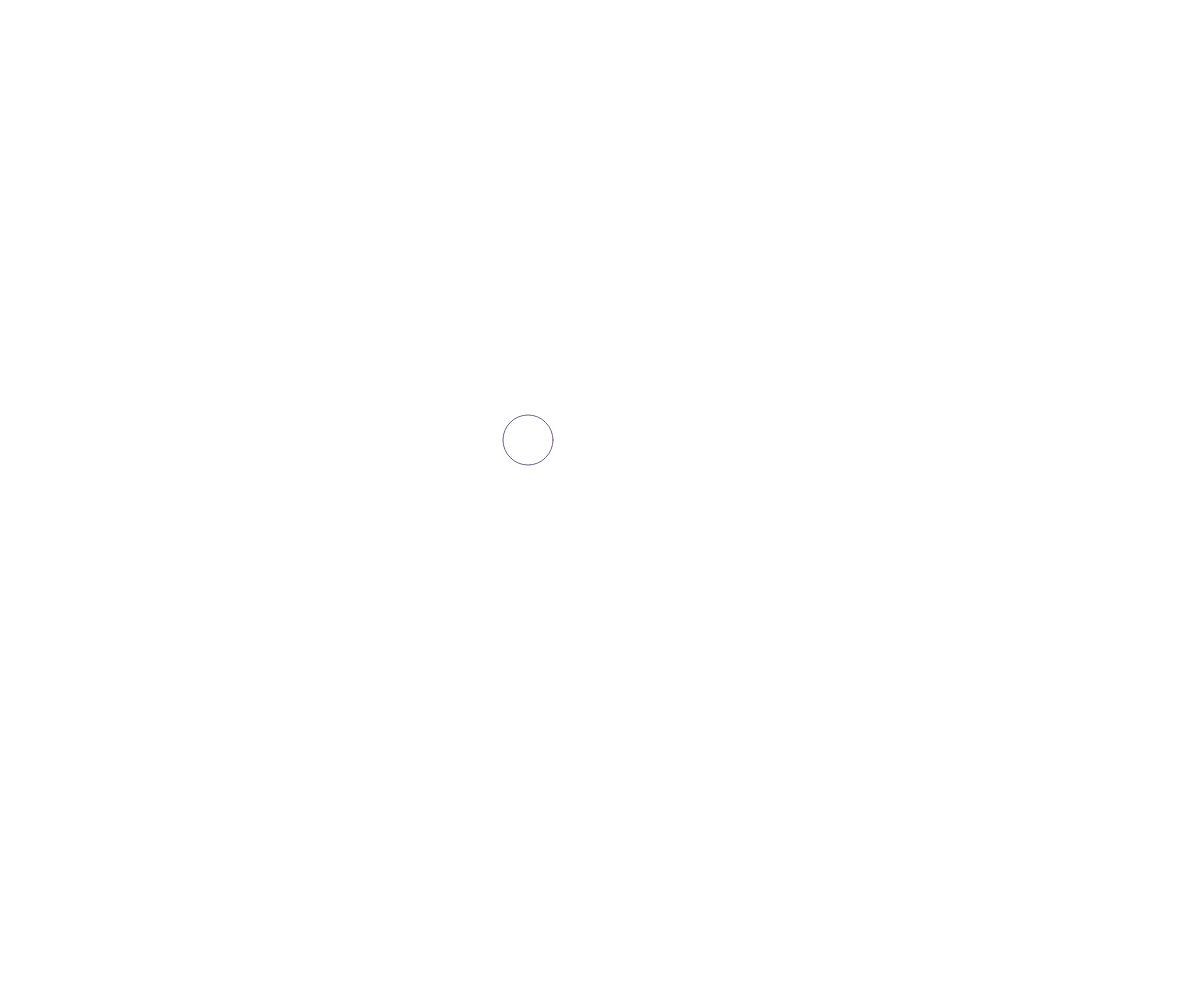
Frame 1 (no input)
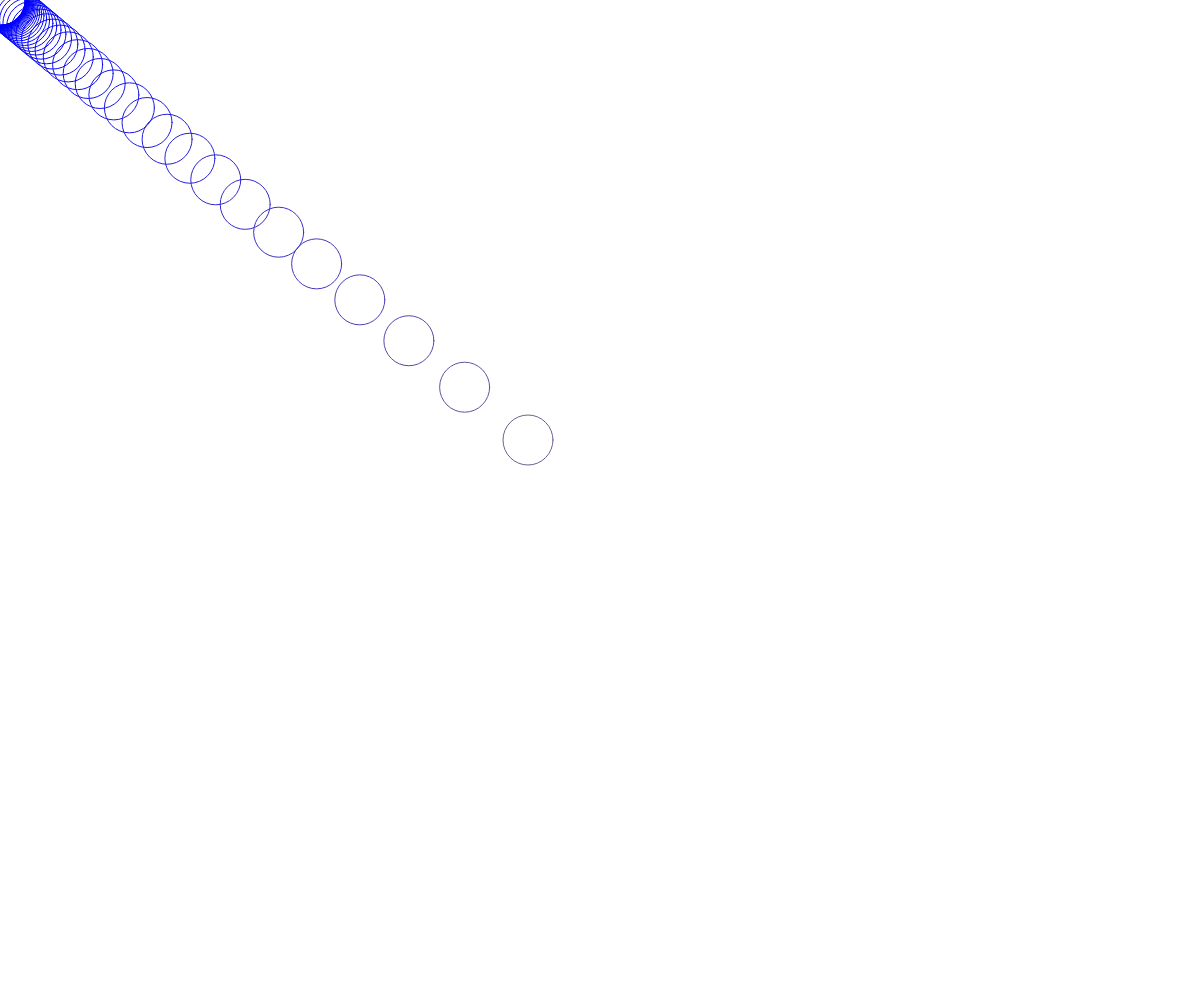
Frame 60 (no input)
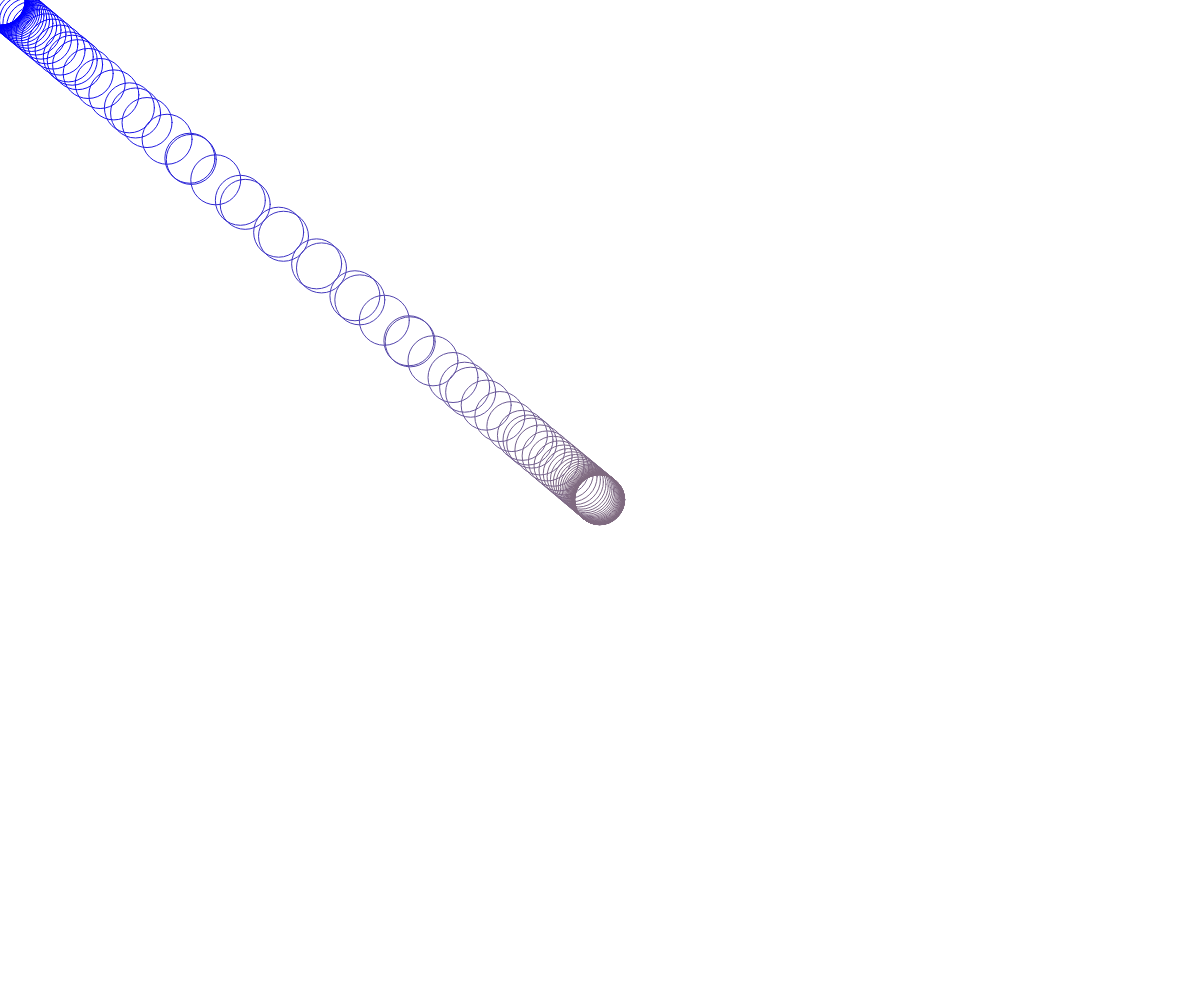
Frame 120 (the mouse pressed at the canvas centre since frame 60)

The p5.js sketch that drew these frames (run headless with seeded random() and noise() and a simulated clock; from frame 60 on, the mouse is pressed at the canvas centre):

// p5.js sketch
// ── sketch.js
// MouseWheel, Map, Lerp
// Muntaha Chowdury
// Sept 25, 2024
// 

let x, y;   //position of circle
let w = 50;      // width of the circle

function setup() {
  createCanvas(windowWidth, windowHeight);
  rectMode(CENTER);
  x = width/2;    y= height/2;
  noFill();
}

function draw() {
  // background(220);
  // movement
  x = lerp(x, mouseX, 0.12); 
  y = lerp(y, mouseY, 0.12);

  let r = map(x, 0, width, 0, 255);
  let g = map(y, 0, width, 0, 255);
  let b = map(x, 0, width, 255, 0);
  stroke(r,g,b);
  circle(x,y,w);
}


function mouseWheel(event){
  print(event.delta);
  if (event.delta > 0) {
    w -=10;
    if (w < 10) w = 10;
  }
  else w += 10;
  // pos: scroll down
  // neg: scroll up
}
